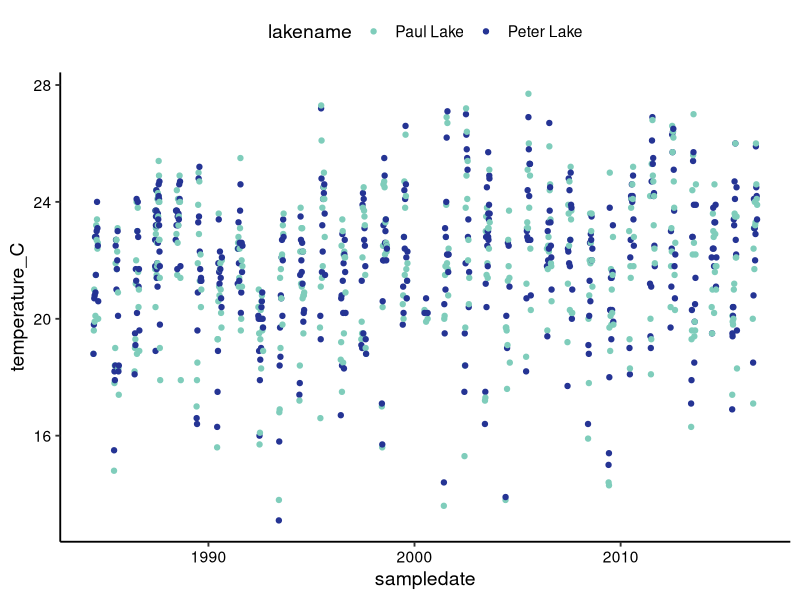

Generate this figure with R: (Note: this script raises an error after producing the figure.)
## ---- chunk 1
getwd()
library(tidyverse)
#install.packages("lubridate")
library(lubridate)
install.packages("nlme")
library(nlme)
install.packages("lsmeans")
library(lsmeans)
install.packages("multcompView")
library(multcompView)

PeterPaul.chem <- read.csv("./Data/Processed/NTL-LTER_Lake_ChemistryPhysics_PeterPaul_Processed.csv")

# Set date to date format
PeterPaul.chem$sampledate <- as.Date(PeterPaul.chem$sampledate, 
                                               format = "%m/%d/%y")

mytheme <- theme_classic(base_size = 14) +
  theme(axis.text = element_text(color = "black"), 
        legend.position = "top")
theme_set(mytheme)

## ---- chunk 2
PeterPaul.summertemp <- 
  PeterPaul.chem %>%
  select(lakename:temperature_C) %>% #choose columns that are important
  #filter for Julian days in June-August and surface measurements
  filter(daynum > 151 & daynum < 243 & depth == 0 ) %>% #getting surface temp and only summer
  #add a "week" column to represent seasonality
  mutate(Week = week(sampledate)) %>% #command from lubridate
  #code won't work if there are NAs
  na.exclude()

ggplot(PeterPaul.summertemp, aes(x = sampledate, y = temperature_C, color = lakename)) +
  geom_point() +
  scale_color_manual(values = c("#7fcdbb", "#253494"))
#this doesnt account for variability within the season
## ---- chunk 3
# Determine autocorrelation in residuals
TempTest.auto <- lme(data = PeterPaul.summertemp,
                     temperature_C ~ sampledate * lakename, #fixed effects ANCOVA
                     random = ~1|Week) #random effect
TempTest.auto

ACF(TempTest.auto)

## ---- chunk 4
TempTest.mixed <- lme(data = PeterPaul.summertemp,
                     temperature_C ~ sampledate * lakename, 
                     random = ~1|Week,
                     #specify autocorrelation structure of order 1
                     #sampledate is duplicated in some cases, so need to split up by lake
                     correlation = corAR1(form = ~ sampledate/lakename|Week, value = 0.423),
                     #define method as restricted maximum likelihood
                     method = "REML")
summary(TempTest.mixed)

# Compare the random effects model with the fixed effects model
TempTest.fixed <- gls(data = PeterPaul.summertemp,
                      temperature_C ~ sampledate * lakename, 
                      method = "REML")
summary(TempTest.fixed)

anova(TempTest.mixed, TempTest.fixed)
# The lower the AIC, the better.
# The p-value tells us whether those models have a significantly different fit

# Post-hoc test
# This will yield groupings of temperature by lake for the average date value
TempTest.posthoc = lsmeans(TempTest.mixed, ~ sampledate * lakename)
cld(TempTest.posthoc, alpha = 0.05, Letters = letters, adjust = "tukey")


# display our final relationship
ggplot(PeterPaul.summertemp, aes(x = sampledate, y = temperature_C, color = lakename)) +
  geom_point() +
  scale_color_manual(values = c("#7fcdbb", "#253494")) +
  geom_abline(intercept = 20.47, slope = 0.0001) +
  labs(x = "Sample Data", y = "Temperature, C", color = "") +
  #stat_regline_equation(label.x = 3, label.y = 32)
  geom_text(label = "y = 21 + 0.000099x", x = 2, y = 2)
